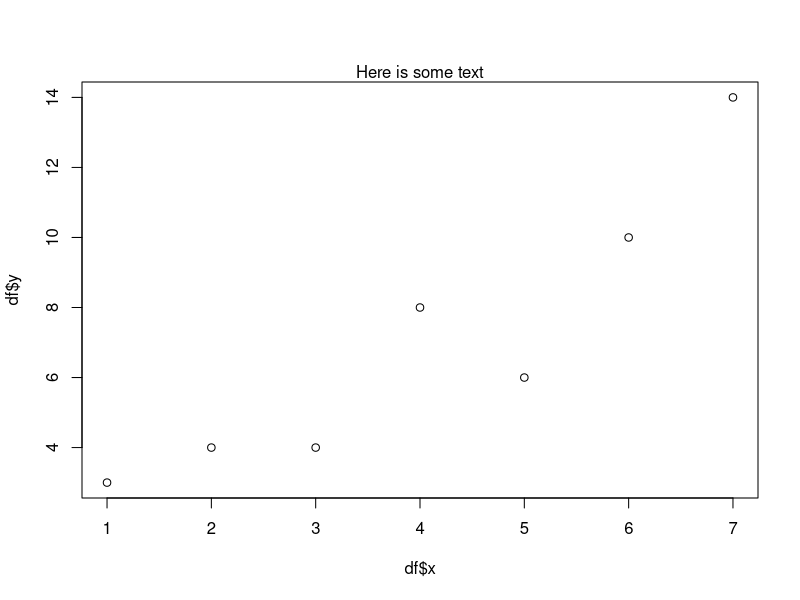
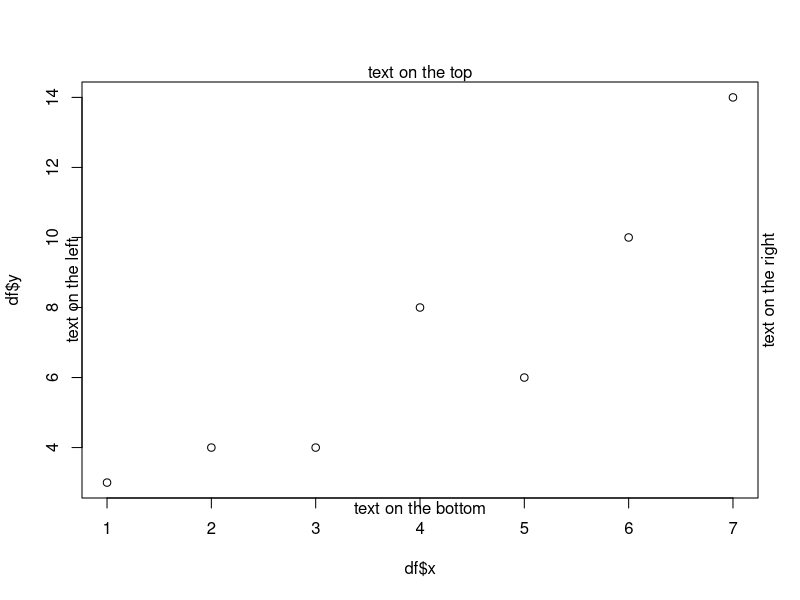
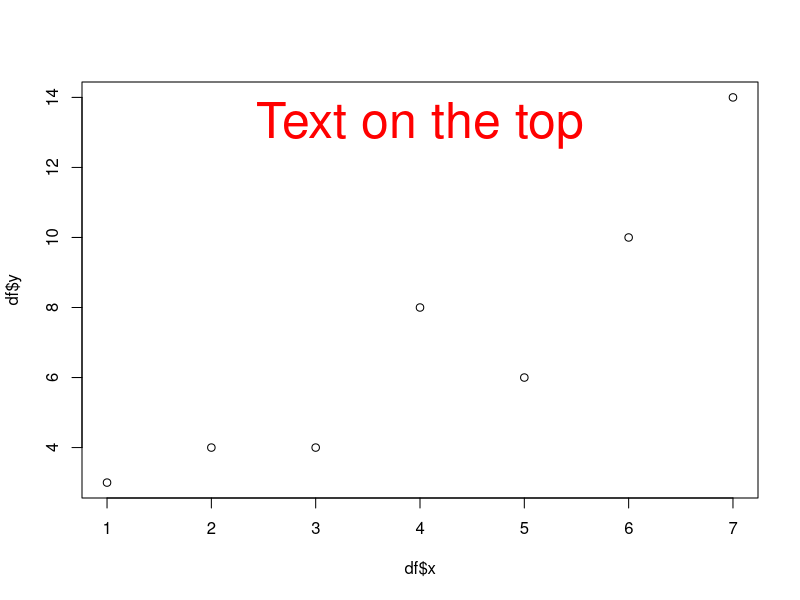

Write the R code that produced these figures, in order.
# create data frame
df <- data.frame(x=c(1, 2, 3, 4, 5, 6, 7),
                 y=c(3, 4, 4, 8, 6, 10, 14))

# view data frame
df

# add one text element outside of plot
# create scatte rplot
plot(df$x, df$y)

# add text above plot
mtext("Here is some text")

# add  multiple text elements outside of plot
# create scatter plot
plot(df$x, df$y)

# add text on each side of plot
mtext("text on the bottom", side=1)
mtext("text on the left", side=2)
mtext("text on the top", side = 3)
mtext("text on the right", side = 4)

# add customized text element outside of plot
# create scatter plot
plot(df$x, df$y)

# add customized text inside top of plot
mtext("Text on the top", side=3, line = -3, cex = 3, col = "red")












